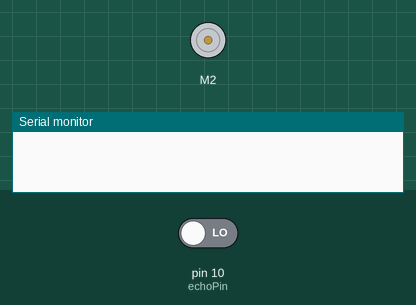
A sketch run on a simulated Arduino Uno, built with avr-gcc and run on an emulated ATmega328P. Shown: DC motor (green arrow = forward, orange = backward, longer = faster), the last lines printed to the serial monitor. The test bench sets the inputs (shaded band); at power-on: pin 10 (echoPin) LOW.

Above: at 0.5 s.
At 4.2 s:
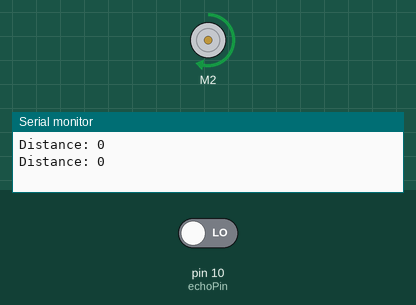
Timing chart, 0 to 6.9 s (numbered marks = the images above):
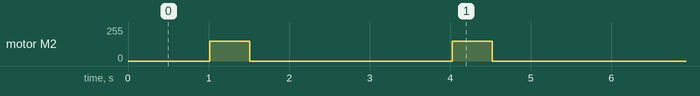

The sketch:

sketch_jul26a_momomotor.ino
```cpp
#include <AFMotor.h>
AF_DCMotor M2(2);
const int trigPin = 9;
const int echoPin = 10;
long duration;
int distance;
void setup() {
  M2.setSpeed(150);
  pinMode(trigPin, OUTPUT);
  pinMode(echoPin, INPUT);
  Serial.begin(9600);
}

void loop() {
  digitalWrite(trigPin, LOW);
  delay(2);
  digitalWrite(trigPin, HIGH);
  delay(10);
  digitalWrite(trigPin, LOW);
  duration = pulseIn(echoPin, HIGH);
  distance = duration * 0.034 / 2;
  Serial.print("Distance: ");
  Serial.println(distance);

  if(distance < 10){M2.run(FORWARD);delay(500);M2.run(RELEASE);delay(1500);}
  else{M2.run(RELEASE);}
}
```

Measured:
- by itself, motor M2: alternates forward 150/255 for 0.50 s and stopped for 2.5 s
